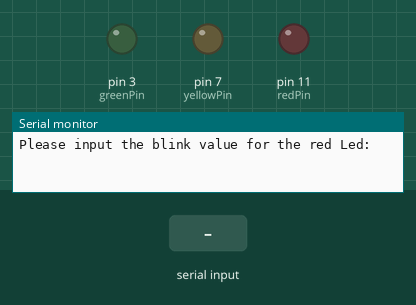
Bench run of a sketch on a simulated Arduino Uno, built with avr-gcc and run on an emulated ATmega328P. On the bench: output pins drawn as LEDs (lit = HIGH), the last lines printed to the serial monitor. Dashed ring = blinking. The inputs (shaded band) are chosen by the test bench.

Above: at 1.2 s.
1.3 s: "90,45,200\n" received over Serial
At 2.7 s:
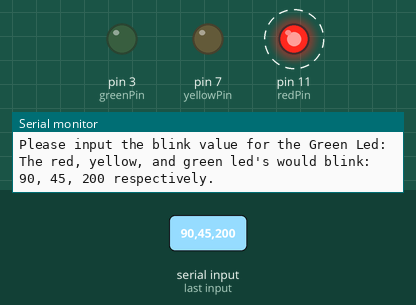
Timing chart, 0 to 10.3 s (numbered marks = the images above; inputs shaded):
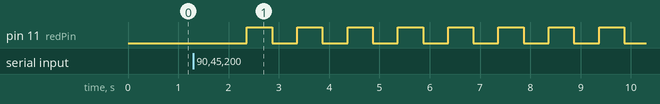

Measured:
- after the input at 1.3 s, pin 11 (redPin): alternates HIGH for 0.50 s and LOW for 0.50 s, starting after 1.1 s

The sketch:

SerialMonitor_ReadingIntegers.ino
```cpp
int redBlink;
int yellowBlink;
int greenBlink;
int redPin = 11;
int yellowPin = 7;
int greenPin = 3;
String msg = "The red, yellow, and green led's would blink:";
String msg2 = " respectively.";
int dt = 500;

void setup() {
  // put your setup code here, to run once:
Serial.begin(9600);
pinMode(redPin, OUTPUT);
pinMode(yellowPin, OUTPUT);
pinMode(greenPin, OUTPUT);
}

void loop() {
  // put your main code here, to run repeatedly:
Serial.println("Please input the blink value for the red Led: ");
while(Serial.available()==0){

}
redBlink = Serial.parseInt();
delay(dt);


Serial.println("Please input the blink value for the yellow Led: ");
while(Serial.available()==0){

}
yellowBlink = Serial.parseInt();
delay(dt);


Serial.println("Please input the blink value for the Green Led: ");
while(Serial.available()==0){

}
greenBlink = Serial.parseInt();


Serial.print(msg);
Serial.print(" ");
Serial.print(redBlink);
Serial.print(", ");
Serial.print(yellowBlink);
Serial.print(", ");
Serial.print(greenBlink);
Serial.println(msg2);
Serial.println();

for(int i = 0; i<redBlink; i++){
  digitalWrite(redPin, HIGH);
  delay(dt);
  digitalWrite(redPin, LOW);
  delay(dt);
}

for(int i = 0; i<yellowBlink; i++){
  digitalWrite(yellowPin, HIGH);
  delay(dt);
  digitalWrite(yellowPin, LOW);
  delay(dt);
}

for(int i = 0; i<greenBlink; i++){
  digitalWrite(greenPin, HIGH);
  delay(dt);
  digitalWrite(greenPin, LOW);
  delay(dt);
}
}
```
